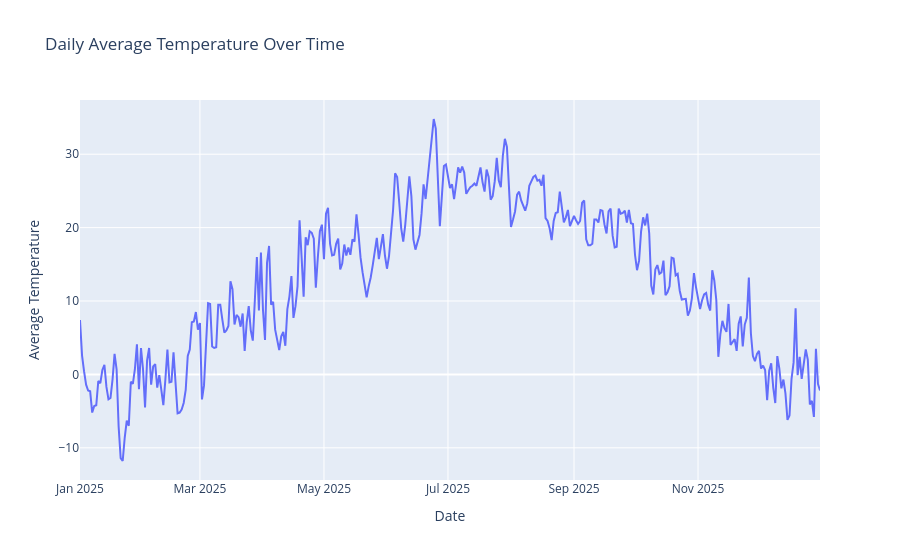

Notebook cell for this chart:
### Markdown cell above
#### Daily Average Temperature Time Series

### Code cell
import plotly.express as px
fig = px.line(
    weather_daily,
    x="date",
    y="temperature_2m_mean",
    title="Daily Average Temperature Over Time",
    markers=False
)

fig.update_layout(
    xaxis_title="Date",
    yaxis_title="Average Temperature",
    hovermode="x unified"
)

fig.show()

### Figure 1 — Plotly figure (JSON) as saved in the notebook; plotly's stock layout.template omitted (floating-point values rounded to 4 significant figures; data arrays with more than 128 entries replaced by an {"elided": "..."} marker saying what was removed)
{"data": [{"hovertemplate": "date=%{x}<br>temperature_2m_mean=%{y}<extra></extra>", "legendgroup": "", "line": {"color": "#636efa", "dash": "solid"}, "marker": {"symbol": "circle"}, "mode": "lines", "name": "", "orientation": "v", "showlegend": false, "type": "scatter", "x": {"elided": "365 str values"}, "xaxis": "x", "y": {"elided": "365 float values"}, "yaxis": "y"}], "layout": {"hovermode": "x unified", "legend": {"tracegroupgap": 0}, "title": {"text": "Daily Average Temperature Over Time"}, "xaxis": {"anchor": "y", "domain": [0, 1], "title": {"text": "Date"}}, "yaxis": {"anchor": "x", "domain": [0, 1], "title": {"text": "Average Temperature"}}}}
